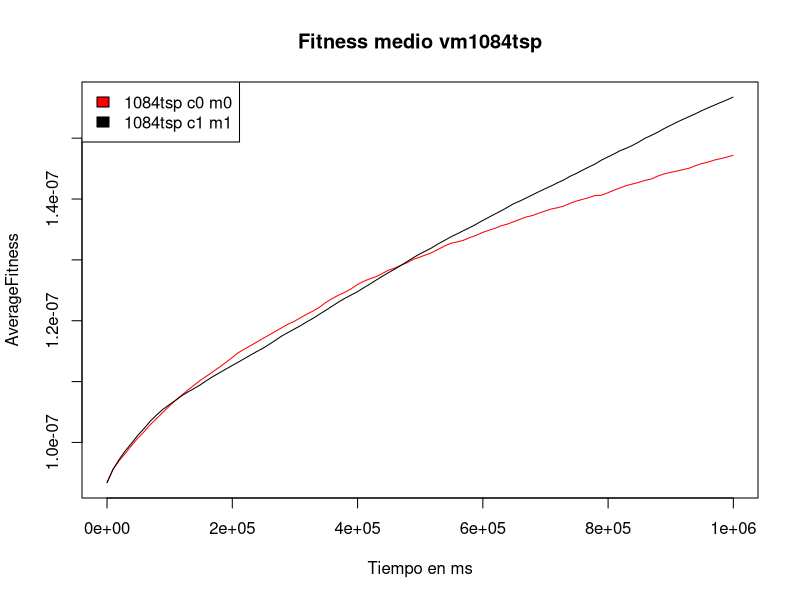

Source code (R):
iterations10 <- c(1,6,11.266666666666667,16.8,22.266666666666666,27.6,33.266666666666666,38.63333333333333,44.06666666666667,49.6,54.93333333333333,60.53333333333333,65.8,71.26666666666667,76.76666666666667,82.3,87.56666666666666,93.13333333333334,98.53333333333333,103.93333333333334,109.4,114.86666666666666,120.26666666666667,125.73333333333333,131.2,136.66666666666666,142.03333333333333,147.53333333333333,153,158.36666666666667,163.8,169.36666666666667,174.9,180.7,186.33333333333334,192.1,197.86666666666667,203.56666666666666,209.3,215.06666666666666,220.86666666666667,226.53333333333333,232.26666666666668,238.03333333333333,243.8,249.46666666666667,255.16666666666666,261.03333333333336,266.6333333333333,272.46666666666664,278.1,283.9,289.6,295.26666666666665,301.06666666666666,306.8,312.56666666666666,318.26666666666665,324,329.7,335.4,341.2,346.8666666666667,352.6,358.3,364.03333333333336,369.6333333333333,375.26666666666665,380.9,386.6333333333333,392.3666666666667,397.9,403.6666666666667,409.3,414.93333333333334,420.73333333333335,426.3,431.96666666666664,437.6,443.3666666666667,448.9,454.6666666666667,460.3,465.93333333333334,471.7,477.3333333333333,482.93333333333334,488.6,494.3666666666667,499.93333333333334,505.5,511.23333333333335,517.1,522.6,528.1333333333333,533.9,539.6666666666666,545.3333333333334,551,556.6666666666666,562.5)
timeInMSec11 <- c(0.033333333333333,9416.566666666668,19094.866666666665,29196.033333333333,39168.1,48966.7,59345.23333333333,69130.23333333334,79095.4,89254,99056.93333333333,109348.13333333333,119049.96666666666,129093.26666666666,139201.23333333334,149363.4,159046.7,169259.8,179179,189118.6,199158.03333333333,209197.63333333333,219119.1,229168.83333333334,239218.8,249264.6,259121.86666666667,269213.0333333333,279256.1666666667,289113.0333333333,299107.36666666664,309270.7,319187.1666666667,329290.3,339146.3333333333,349176.8,359244.3,369174.26666666666,379154.9,389203.4666666667,399320.23333333334,409180.2,419196.4,429233.4666666667,439290.56666666665,449181.1666666667,459128.43333333335,469343.3333333333,479121.9,489299.9666666667,499135,509260.1,519217.26666666666,529096.6666666666,539207.0666666667,549231.9,559278.9333333333,569232.5333333333,579229.0333333333,589169,599127.5666666667,609242.3666666667,619135.0333333333,629179.4666666667,639200.7666666667,649305.5,659223.6666666666,669162.5,679090.8,689202.6333333333,699313.5,709074.6666666666,719255.7666666667,729181.8333333334,739123.3,749353.4,759177.8333333334,769179.4,779127.3333333334,789316.7666666667,799075.3,809250.3,819198.5666666667,829144.2,839313.4,849253.2,859162.7,869162.3333333334,879341.4,889181.8666666667,899021.5333333333,909153.0333333333,919517.2,929241,939029.2,949132.9666666667,959272.5333333333,969232.8333333334,979199.3,989167.0333333333,999362.3333333334)
bestFitness12 <- c(0.00000009689755,0.000000098822843,0.000000100313141,0.000000101442248,0.000000102596856,0.000000103409948,0.000000104370508,0.000000105405499,0.000000106436048,0.000000107332809,0.000000108278967,0.000000109062973,0.000000109983598,0.00000011087611,0.000000111590497,0.000000112401525,0.00000011319092,0.000000114011255,0.000000114692358,0.000000115341969,0.000000116107899,0.0000001168402,0.000000117363088,0.000000118112653,0.000000118608044,0.000000119267464,0.000000119879839,0.000000120547002,0.000000121087134,0.00000012165814,0.000000122235793,0.00000012280526,0.000000123492128,0.000000123955122,0.000000124567518,0.000000125257581,0.000000125912286,0.000000126531148,0.000000127150809,0.000000127672819,0.000000128274276,0.000000128801373,0.000000129271138,0.000000129712777,0.000000130281883,0.000000130650084,0.00000013114488,0.000000131648601,0.000000131971315,0.000000132483905,0.00000013303173,0.000000133466415,0.000000133921589,0.000000134396253,0.000000134772187,0.000000135089644,0.00000013544192,0.000000135760139,0.000000136145558,0.000000136649116,0.000000137095363,0.000000137486632,0.000000137853381,0.000000138157597,0.000000138554575,0.000000138931765,0.000000139294216,0.000000139631771,0.000000140003575,0.000000140351507,0.000000140696295,0.000000141003473,0.000000141282471,0.000000141547226,0.000000142011566,0.000000142366287,0.000000142567165,0.000000142986571,0.00000014326922,0.00000014352911,0.000000143873704,0.000000144138748,0.000000144465176,0.000000144815737,0.000000145159715,0.000000145491207,0.000000145866747,0.000000146162051,0.000000146420408,0.000000146644698,0.000000147009162,0.000000147253439,0.000000147687491,0.000000147947759,0.00000014819943,0.000000148453046,0.000000148830971,0.000000149124553,0.000000149369142,0.000000149665914,0.000000149903136)
averageFitness13 <- c(0.000000093425395,0.00000009554233,0.000000096959057,0.000000098213093,0.000000099508356,0.000000100685997,0.000000101794808,0.000000102936168,0.000000103940971,0.000000104955969,0.000000105930908,0.000000106942813,0.00000010774421,0.00000010861225,0.000000109438215,0.000000110244832,0.000000110903056,0.000000111647119,0.00000011234307,0.000000113112979,0.000000113891829,0.000000114737953,0.000000115327565,0.000000115904917,0.00000011650554,0.000000117111989,0.0000001176786,0.000000118272606,0.00000011886917,0.000000119445935,0.000000119916396,0.000000120515971,0.000000121093215,0.00000012161485,0.000000122216798,0.000000123005425,0.000000123631855,0.000000124186708,0.000000124651797,0.000000125201071,0.000000125920665,0.000000126451208,0.000000126877651,0.000000127229468,0.000000127753434,0.000000128298442,0.000000128643638,0.000000129110076,0.000000129535885,0.00000013010501,0.000000130451031,0.000000130838435,0.000000131229728,0.000000131749321,0.000000132297091,0.000000132734118,0.00000013295184,0.000000133228009,0.000000133665881,0.000000134026405,0.000000134492936,0.000000134851876,0.000000135180255,0.000000135602877,0.000000135878027,0.000000136274646,0.000000136660092,0.000000137054666,0.000000137277588,0.000000137673044,0.000000138023016,0.000000138355356,0.000000138573631,0.000000138844389,0.000000139279416,0.000000139667018,0.000000139943598,0.000000140229323,0.000000140579799,0.000000140613946,0.000000141010464,0.000000141435164,0.000000141838361,0.00000014220467,0.000000142482964,0.000000142752056,0.000000143076068,0.000000143296295,0.000000143769181,0.000000144124072,0.000000144360148,0.000000144579609,0.000000144830441,0.000000145059949,0.000000145457799,0.000000145807343,0.00000014605323,0.000000146393717,0.000000146619974,0.000000146884131,0.000000147177465)
mutations14 <- c(0,117.33333333333333,222.53333333333333,330.8666666666667,440.4,549.0333333333333,665.9666666666667,773.3666666666667,883.7333333333333,991.8666666666667,1099.4,1209.0666666666666,1316.0333333333333,1425.4666666666667,1535.0333333333333,1644.2666666666667,1747.4666666666667,1858.4333333333334,1962.5,2070.633333333333,2176.633333333333,2282.366666666667,2385.4666666666667,2492.133333333333,2600.133333333333,2712.233333333333,2812.6,2920.1666666666665,3027.3333333333335,3135.7,3243.9666666666667,3355.866666666667,3468.9666666666667,3582.766666666667,3696.8,3810.366666666667,3926.4666666666667,4037.0666666666666,4152.366666666667,4265.133333333333,4380.166666666667,4491.5,4606.366666666667,4719.633333333333,4836.033333333334,4948.3,5064.766666666666,5178.633333333333,5289.3,5404.766666666666,5517.9,5634.633333333333,5745.133333333333,5859.066666666667,5972.533333333334,6087.9,6204.8,6322.9,6434.833333333333,6551.666666666667,6665.366666666667,6777.866666666667,6890.133333333333,7007.066666666667,7120.033333333334,7232.166666666667,7341.866666666667,7452.1,7563.766666666666,7677.733333333334,7788.366666666667,7897.366666666667,8013.433333333333,8127.833333333333,8238.433333333332,8350.866666666667,8461.266666666666,8574.466666666667,8689.666666666666,8804.133333333333,8913.7,9027.233333333334,9140.433333333332,9255,9367.5,9478.633333333333,9592.366666666667,9703.833333333334,9814.2,9927.5,10042.233333333334,10156.533333333333,10272.2,10382.133333333333,10494.1,10609.933333333332,10726.433333333332,10836.866666666667,10948.766666666666,11061.566666666668,11174.733333333334)
crossovers15 <- c(0,473.9,896.9666666666667,1323.5333333333333,1763.0666666666666,2181.866666666667,2631.1666666666665,3055,3487.9333333333334,3927.1,4348.766666666666,4788.733333333334,5209.066666666667,5641.6,6072.3,6508.866666666667,6923.466666666666,7361.233333333334,7788.933333333333,8223.1,8655.766666666666,9087.333333333334,9515.266666666666,9946.8,10382.733333333334,10817.966666666667,11243,11677.833333333334,12110,12535.866666666667,12965.833333333334,13399.666666666666,13843.933333333332,14293.166666666666,14751.866666666667,15206.866666666667,15667.1,16115.4,16570.2,17024.9,17483.733333333334,17930.933333333334,18389,18839.366666666665,19293.733333333334,19741.433333333334,20198.066666666666,20655.5,21103.766666666666,21567,22011.533333333333,22473.4,22926.8,23374.1,23826.066666666666,24284.166666666668,24737.666666666668,25189.566666666666,25637,26090.8,26544.466666666667,26999.2,27449.5,27906.566666666666,28360,28804.7,29252.6,29696.1,30141.433333333334,30596.466666666667,31047.333333333332,31490.066666666666,31948.366666666665,32395.2,32841.1,33296.9,33735.333333333336,34183.6,34630.63333333333,35089.13333333333,35526.4,35980.833333333336,36428.8,36877.433333333334,37334.4,37773.03333333333,38223.3,38668.96666666667,39122.5,39568.066666666666,40008.433333333334,40461.03333333333,40920.7,41361.86666666667,41804.73333333333,42253.23333333333,42713.433333333334,43158.73333333333,43611.96666666667,44063.166666666664,44515.96666666667)
iterations20 <- c(1,6,11.2,16.433333333333334,21.633333333333333,27.2,32.5,38,43.36666666666667,48.766666666666666,54.166666666666664,59.5,64.96666666666667,70.36666666666666,75.73333333333333,81.23333333333333,86.66666666666667,92.13333333333334,97.4,102.96666666666667,108.3,113.76666666666667,119.26666666666667,124.73333333333333,130.16666666666666,135.66666666666666,141.4,147.26666666666668,153.23333333333332,159.06666666666666,165.03333333333333,170.83333333333334,176.76666666666668,182.63333333333333,188.46666666666667,194.33333333333334,200.33333333333334,206.23333333333332,212.1,217.93333333333334,223.83333333333334,229.7,235.53333333333333,241.5,247.4,253.23333333333332,259.1333333333333,265,270.8333333333333,276.76666666666665,282.6,288.5,294.2,300,305.6666666666667,311.3333333333333,317.03333333333336,322.73333333333335,328.43333333333334,334,339.73333333333335,345.4,351.1333333333333,356.8666666666667,362.43333333333334,368.26666666666665,373.8,379.56666666666666,385.23333333333335,390.9,396.53333333333336,402.26666666666665,407.96666666666664,413.6333333333333,419.4,425.03333333333336,430.73333333333335,436.4,442.1,447.9,453.43333333333334,459.1666666666667,464.93333333333334,470.6,476.4,482.1,487.8333333333333,493.6333333333333,499.3,505.06666666666666,510.76666666666665,516.4666666666667,522.1666666666666,527.8,533.6333333333333,539.4,545.1666666666666,550.9666666666667,556.7333333333333,562.5333333333333,568.3)
timeInMSec21 <- c(0,9651.233333333334,19388.233333333334,29175,38886.7,49226.3,59090.36666666667,69277.1,79224.03333333334,89251.1,99240.36666666667,109103.03333333334,119221.9,129198.86666666667,139102.76666666666,149228.66666666666,159223.03333333333,169303.3,179027.73333333334,189291.06666666668,199112.23333333334,209159.53333333333,219256.33333333334,229284.16666666666,239193.56666666668,249197.4,259189.8,269167.26666666666,279300.5333333333,289213.8333333333,299336.76666666666,309198.4,319282.86666666664,329260.8333333333,339168.23333333334,349139.36666666664,359303.86666666664,369335.13333333336,379285.73333333334,389207.23333333334,399232.3333333333,409210.3,419123.26666666666,429261.06666666665,439283.2,449229.5,459266.1,469241,479182,489255.5,499211.2,509319.1666666667,519211.43333333335,529358.3333333334,539312.4333333333,549300.3666666667,559302.8666666667,569341.5666666667,579370,589168.8333333334,599244.9333333333,609216.7,619294.6666666666,629365.3,639177.1666666666,649420.9,659160.7666666667,669310,679269.3333333334,689260.3666666667,699176.4,709240.2333333333,719253.5666666667,729199.5333333333,739299.4333333333,749213,759236.0333333333,769172.8,779155.7,789321.8333333334,799024,809080.8666666667,819181.5,829077.1333333333,839235,849189.3666666667,859210.9666666667,869333.9333333333,879229.1333333333,889283.4333333333,899229.9333333333,909178.7,919133.5333333333,928976.5333333333,939151.2333333333,949194.2333333333,959220.7,969276.1333333333,979267.5,989301.6333333333,999234.8)
bestFitness22 <- c(0.000000097106623,0.000000098853495,0.000000100122737,0.00000010124547,0.000000102324483,0.000000103221207,0.000000104185122,0.000000105178528,0.000000105994674,0.000000106824738,0.000000107524153,0.000000108168259,0.000000108845625,0.00000010940741,0.000000109967173,0.000000110601115,0.000000111260656,0.000000111972626,0.00000011252149,0.000000113196297,0.000000113728324,0.000000114349068,0.000000114967199,0.000000115469986,0.000000116052564,0.000000116611696,0.000000117384645,0.000000118011524,0.000000118638248,0.00000011923697,0.000000119788269,0.000000120467807,0.000000121023815,0.000000121689992,0.000000122275566,0.000000122946962,0.000000123602013,0.000000124261965,0.000000124837673,0.000000125379297,0.000000125999196,0.000000126589345,0.000000127170189,0.000000127921388,0.000000128570814,0.00000012916715,0.000000129745845,0.000000130483885,0.000000131091105,0.000000131667094,0.000000132217175,0.000000132676425,0.000000133365107,0.000000133944698,0.000000134475898,0.000000134991487,0.000000135547214,0.000000136130643,0.000000136579137,0.00000013714508,0.000000137760941,0.000000138336857,0.000000138855808,0.000000139540874,0.000000140073763,0.000000140584406,0.000000141077625,0.000000141589416,0.00000014212164,0.000000142612448,0.000000143077058,0.000000143565622,0.000000144144304,0.000000144599285,0.000000145167412,0.00000014568823,0.000000146211739,0.000000146822779,0.000000147428861,0.000000147817932,0.000000148358559,0.000000148905246,0.000000149432945,0.000000149911785,0.000000150457476,0.000000151019836,0.000000151578686,0.000000152050495,0.000000152612872,0.000000153143167,0.000000153571972,0.000000154088665,0.000000154545466,0.000000155002763,0.000000155447425,0.000000156019693,0.000000156479722,0.000000156972368,0.000000157438284,0.000000157885191,0.000000158382831)
averageFitness23 <- c(0.000000093395761,0.000000095549993,0.00000009715461,0.000000098630812,0.000000099855504,0.000000101159843,0.000000102309431,0.000000103507975,0.000000104517251,0.000000105440754,0.000000106181448,0.000000106898884,0.000000107666482,0.00000010829255,0.000000108879859,0.000000109497398,0.000000110177362,0.000000110834889,0.000000111428745,0.000000112017409,0.000000112606987,0.000000113173136,0.000000113768771,0.000000114362113,0.000000114948466,0.000000115494197,0.000000116133589,0.000000116811376,0.000000117509351,0.000000118071691,0.00000011863634,0.000000119214196,0.00000011983531,0.000000120418157,0.000000121070074,0.000000121711907,0.000000122378377,0.000000123045834,0.000000123649423,0.000000124197552,0.000000124746451,0.000000125374258,0.000000125993062,0.000000126653303,0.000000127291187,0.000000127891202,0.000000128472057,0.000000129110026,0.000000129723824,0.00000013038559,0.000000130968263,0.000000131492834,0.000000132027773,0.000000132659905,0.000000133219083,0.000000133794799,0.000000134296272,0.000000134815701,0.000000135309902,0.000000135852619,0.000000136441319,0.000000136990091,0.000000137525185,0.000000138062517,0.000000138632833,0.000000139234687,0.000000139675625,0.000000140172622,0.000000140683426,0.000000141195739,0.000000141689821,0.000000142147706,0.00000014266096,0.000000143144534,0.000000143728047,0.0000001442086,0.000000144743982,0.000000145265974,0.000000145754388,0.000000146390127,0.000000146889905,0.000000147404405,0.000000147945324,0.000000148355643,0.000000148829283,0.00000014938965,0.000000150004321,0.000000150470442,0.000000150987365,0.000000151561286,0.000000152067691,0.000000152594737,0.000000153091201,0.000000153536241,0.00000015399113,0.000000154499022,0.000000154973966,0.000000155405785,0.000000155847185,0.000000156268152,0.000000156740021)
mutations24 <- c(0,114.53333333333333,220.8,326.76666666666665,427.96666666666664,538.1333333333333,648.3333333333334,757.7,865.8333333333334,971.9666666666667,1077.8,1185.1666666666667,1291.7333333333333,1398.2666666666667,1505.9666666666667,1614.6666666666667,1718.7,1827.4,1930.6,2042.3,2147.5,2258.2,2368.1,2475.2,2583.8333333333335,2690.233333333333,2806.233333333333,2924.1,3039.6666666666665,3159.8333333333335,3275.9666666666667,3391.3,3508.4333333333334,3625.0333333333333,3737.5666666666666,3851.4666666666667,3968.8333333333335,4082.733333333333,4198.966666666666,4314.933333333333,4430.933333333333,4551.2,4669.366666666667,4786.666666666667,4901.833333333333,5018.2,5135,5248.1,5362,5480.466666666666,5595.133333333333,5713.033333333334,5828.4,5943.666666666667,6054.033333333334,6167.166666666667,6279,6391.4,6506.733333333334,6618.9,6733,6847.266666666666,6958.733333333334,7074.866666666667,7187.566666666667,7303.833333333333,7417.3,7533.6,7642.2,7755.833333333333,7867.566666666667,7980.633333333333,8093.9,8204.233333333334,8316.6,8429.733333333334,8543.566666666668,8654.633333333333,8767.933333333332,8883.633333333333,8996.433333333332,9111.933333333332,9226.9,9340.233333333334,9453.566666666668,9566.233333333334,9683.133333333333,9796.733333333334,9907.966666666667,10020.266666666666,10136.7,10250.033333333333,10362.233333333334,10475.466666666667,10590.866666666667,10703.266666666666,10815.266666666666,10928.133333333333,11040.533333333333,11161.2,11277.7)
crossovers25 <- c(0,468.8333333333333,885.7666666666667,1303.2333333333333,1713.8,2148.766666666667,2576.1,3007.5,3432.366666666667,3864.9666666666667,4287.033333333334,4712.633333333333,5146.533333333334,5570.566666666667,5998.133333333333,6431.9,6858.333333333333,7295.033333333334,7718.4,8159.233333333334,8580.8,9012.366666666667,9452.8,9881.5,10317.366666666667,10752,11210.133333333333,11673.633333333333,12146,12612.8,13080.6,13543.733333333334,14012.533333333333,14479.633333333333,14941.566666666668,15405.9,15873.333333333334,16337.166666666666,16801.366666666665,17263.2,17728.366666666665,18194.1,18657.333333333332,19126.833333333332,19592.5,20060.866666666665,20527.8,20990.7,21457.666666666668,21927.3,22390.4,22857.733333333334,23314.7,23763.533333333333,24208.266666666666,24664.5,25110.833333333332,25561.966666666667,26012.9,26454.933333333334,26910.566666666666,27355.833333333332,27809.6,28255.4,28708.566666666666,29166.333333333332,29609,30065.433333333334,30510.366666666665,30964.533333333333,31413.633333333335,31858.2,32311,32757.633333333335,33207.23333333333,33655.066666666666,34110.26666666667,34558.7,35006.5,35467.8,35907.23333333333,36364.433333333334,36821.73333333333,37264.9,37728.3,38177.76666666667,38631.333333333336,39087.13333333333,39535.13333333333,39991.63333333333,40448.03333333333,40898.066666666666,41349.6,41799.3,42257.9,42715.566666666666,43172.6,43627.166666666664,44082.36666666667,44544.5,45000.23333333333)
pdf('plotAveragesMil.pdf')
plotAveragesMilDevice<-dev.cur()
png('plotAveragesMil.png')
dev.control('enable')
plot(timeInMSec11,averageFitness13, xlab="Tiempo en ms", ylab="AverageFitness", type="l", col="red", main="Fitness medio vm1084tsp", ylim=c(0.0000000934,0.0000001567))
lines(timeInMSec11, averageFitness23)
dev.copy(which=plotAveragesMilDevice)
legend(x="topleft", legend=c("1084tsp c0 m0", "1084tsp c1 m1"), fill=c("red", "black"))
dev.off()
dev.off()
